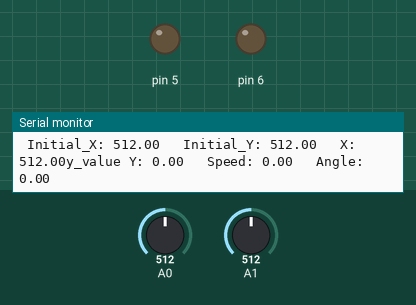
Simulated run of this sketch. Board: Arduino Uno, built with avr-gcc and run on an emulated ATmega328P. Shown: output pins drawn as LEDs (lit = HIGH), the last lines printed to the serial monitor. The inputs (shaded band) are chosen by the test bench; at power-on: A0 = 512, A1 = 512.

Above: at 1.2 s.
1.3 s: A0 set to 716
At 2.4 s:
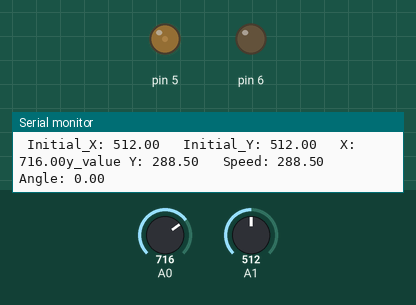
2.9 s: A1 set to 502
At 4.2 s:
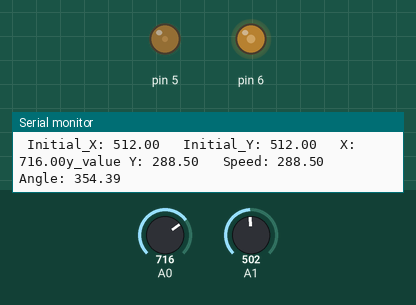
4.5 s: A1 set to 306
At 5.6 s:
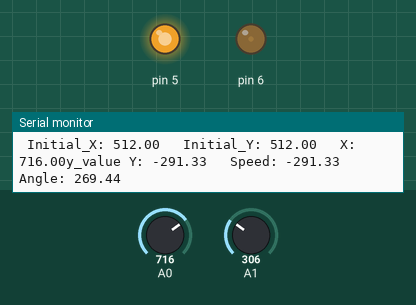
6.1 s: A0 set to 727
At 6.7 s:
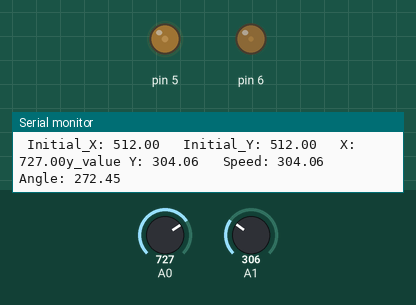
7.7 s: A1 set to 287
At 8.2 s:
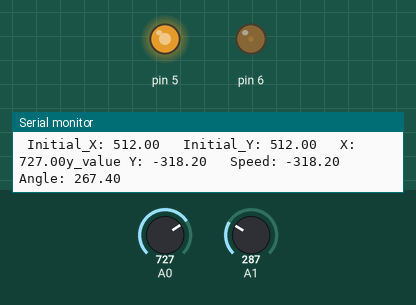
10.7 s: A0 set to 0
At 11.1 s:
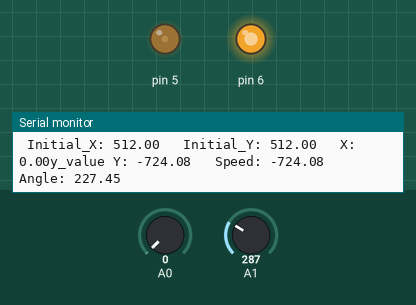
Timing chart, 0 to 13.3 s (numbered marks = the images above; inputs shaded):
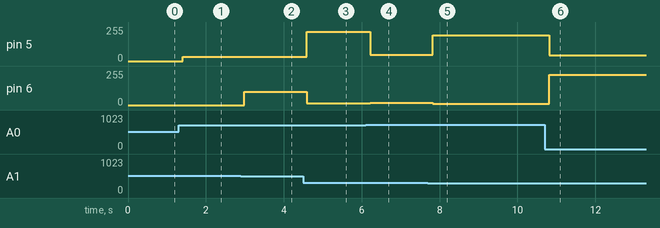

Measured:
- the behaviour switches between 512 and 511 on A1 (found by bisection; images 1 and 2)
- the behaviour switches between 717 and 718 on A0 (found by bisection; images 3 and 4)
- the behaviour switches between 297 and 296 on A1 (found by bisection; images 4 and 5)
- after the input at 1.3 s, pin 5: 0/255 → 32/255 after 0.10 s
- after the input at 2.9 s, pin 6: 0/255 → 98/255 after 0.08 s
- after the input at 4.5 s, pin 5: 32/255 → 221/255 after 0.09 s; pin 6: 98/255 → 13/255 after 0.09 s
- after the input at 6.1 s, pin 5: 221/255 → 48/255 after 0.12 s; pin 6: 13/255 → 16/255 after 0.12 s
- after the input at 7.7 s, pin 5: 48/255 → 194/255 after 0.12 s; pin 6: 16/255 → 11/255 after 0.12 s
- after the input at 10.7 s, pin 5: 194/255 → 44/255 after 0.11 s; pin 6: 11/255 → 227/255 after 0.11 s

The sketch:

Simple_Joystick.ino
```cpp
// For Simple Joystick
// speed_joystick is in range of 1 to 1024 if input for the arduino if from 1 to 1024 ,not 1 to 5.

# include<math.h>
const float pi=3.14159;
class Joystick
{
  private:

  float x_value,initial_x_value;
  float y_value,initial_y_value;
  float horizontal_value,vertical_value;
  float speed_joystick;
  float angle_joystick; // Angle is in degree.
  // x_pin and y_pin are analog input pins for analog input.
  byte x_pin;
  byte y_pin;
  // speed_joystick_pin and angle_joystick_pin are digital output pins for analog output.
  byte speed_joystick_pin;
  byte angle_joystick_pin;

  public:

  Joystick (byte pin1,byte pin2)
  {
    x_pin=pin1;
    y_pin=pin2;
  }

  void Joystick_output_pins (byte pin3,byte pin4)
  {
    speed_joystick_pin=pin3;
    angle_joystick_pin=pin4;
  }

 void Initialize()
 {
  pinMode(x_pin,INPUT);
  pinMode(y_pin,INPUT);
  pinMode(speed_joystick_pin, OUTPUT);
  pinMode(angle_joystick_pin, OUTPUT);
  initial_x_value=analogRead(x_pin);
  initial_y_value=analogRead(y_pin);
 }

 void Read()
 {
     x_value=analogRead(x_pin);
     y_value=analogRead(y_pin);
 }

 void Calculate()
 {

    horizontal_value=x_value-initial_x_value;
    vertical_value=y_value-initial_y_value;

    if ( horizontal_value==0 && vertical_value==0)
    {
      angle_joystick=0;
    }

    // The range of atan(x) is from -pi to pi.

    else
    {
      angle_joystick=atan(vertical_value/horizontal_value)*360.0/pi;
      if (horizontal_value>=0)
      {
        if (vertical_value>=0)
        {
          angle_joystick=angle_joystick;
        }
        else
        {
          angle_joystick=360.0+angle_joystick;
        }
      }
      else
      {
        if (vertical_value>=0)
        {
          angle_joystick=90.0-angle_joystick;
        }
        else
        {
          angle_joystick=180.0+angle_joystick;
        }
      }
    }

    if (horizontal_value==0 && vertical_value==0)
    {
      speed_joystick=0;
    }

    else
    {
      speed_joystick=sqrt((horizontal_value*horizontal_value)+(vertical_value*vertical_value));
       if ( abs(horizontal_value) >= abs(vertical_value) )
         {
           //speed_joystick=(speed_joystick)*(512.0)*sqrt(2)/(speed_joystick)*(512/horizontal_value);
           speed_joystick=sqrt(2)*horizontal_value;
         }
       else
         {
           speed_joystick=sqrt(2)*vertical_value;
         }
    }
 }

 void Update()
 {
     Calculate();
     analogWrite(speed_joystick_pin, speed_joystick);
     analogWrite(angle_joystick_pin, angle_joystick);
 }

 void Debug()
 {

  Serial.print(" Initial_X: ");
  Serial.print(initial_x_value);
  Serial.print("\t");

  Serial.print(" Initial_Y: ");
  Serial.print(initial_y_value);
  Serial.print("\t");

  Serial.print(" X: ");
  Serial.print(x_value);
  Serial.print("y_value");

  Serial.print(" Y: ");
  Serial.print(speed_joystick);
  Serial.print("\t");

  Serial.print(" Speed: ");
  Serial.print(speed_joystick);
  Serial.print("\t");

  Serial.print(" Angle: ");
  Serial.print(angle_joystick);
  Serial.print("\t");

 }

};
Joystick J1(A0,A1);
void setup()
{
  Serial.begin(9600);
  J1.Joystick_output_pins(5,6);
  J1.Initialize();
}

void loop()
{
  J1.Read();
  J1.Update();
  J1.Debug();
  Serial.print("\n");
  delay(100);
}
```
